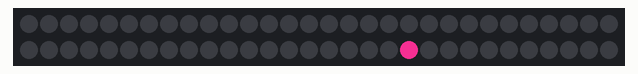
Simulated run of this sketch. Board: Arduino Uno, built with avr-gcc and run on an emulated ATmega328P. Shown: 60 RGB LEDs in strip order, left to right, continuing on the next row. Dim RGB values are drawn brighter than linear; random numbers use the default seed unless the sketch sets one.

Above: at 0.15 s.
At 5.3 s:
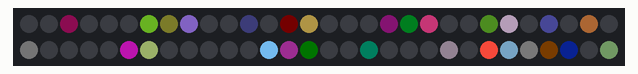
At 10.15 s:
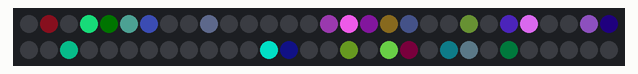
At 19.84 s:
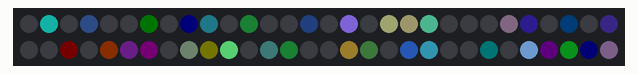
At 29.54 s:
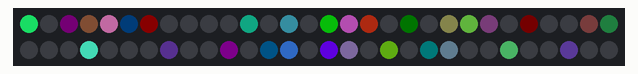
At 39.57 s:
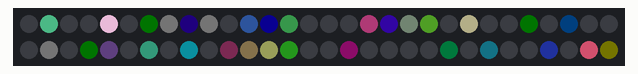

The sketch:

Stars.ino
```cpp
#include <Adafruit_NeoPixel.h>

#define PIN 6
#define Pixels 60

Adafruit_NeoPixel strip = Adafruit_NeoPixel(Pixels, PIN, NEO_GRBW + NEO_KHZ800);

float redStates[Pixels];
float blueStates[Pixels];
float greenStates[Pixels];
float fadeRate = 0.96;

void setup() {
  strip.begin();
  strip.show(); // Initialize all pixels to 'off'

  for(uint16_t j = 0; j < Pixels; j++) {
    redStates[j] = 0;
    greenStates[j] = 0;
    blueStates[j] = 0;
  }
}

void loop () {
   if (random(2) == 1) {
      uint16_t i = random(Pixels);
      if (redStates[i] < 1 && greenStates[i] < 1 && blueStates[i] < 1) {
        redStates[i] = random(256);
        greenStates[i] = random(256);
        blueStates[i] = random(256);
      }
    }

    for(uint16_t j = 0; j < Pixels; j++) {
      if (redStates[j] > 1 || greenStates[j] > 1 || blueStates[j] > 1) {
        strip.setPixelColor(j, redStates[j], greenStates[j], blueStates[j]);

        if (redStates[j] > 1) {
          redStates[j] = redStates[j] * fadeRate;
        } else {
          redStates[j] = 0;
        }

        if (greenStates[j] > 1) {
          greenStates[j] = greenStates[j] * fadeRate;
        } else {
          greenStates[j] = 0;
        }

        if (blueStates[j] > 1) {
          blueStates[j] = blueStates[j] * fadeRate;
        } else {
          blueStates[j] = 0;
        }

      } else {
        strip.setPixelColor(j, 0, 0, 0);
      }
    }
    strip.show();
    //delay(0);

}
```
